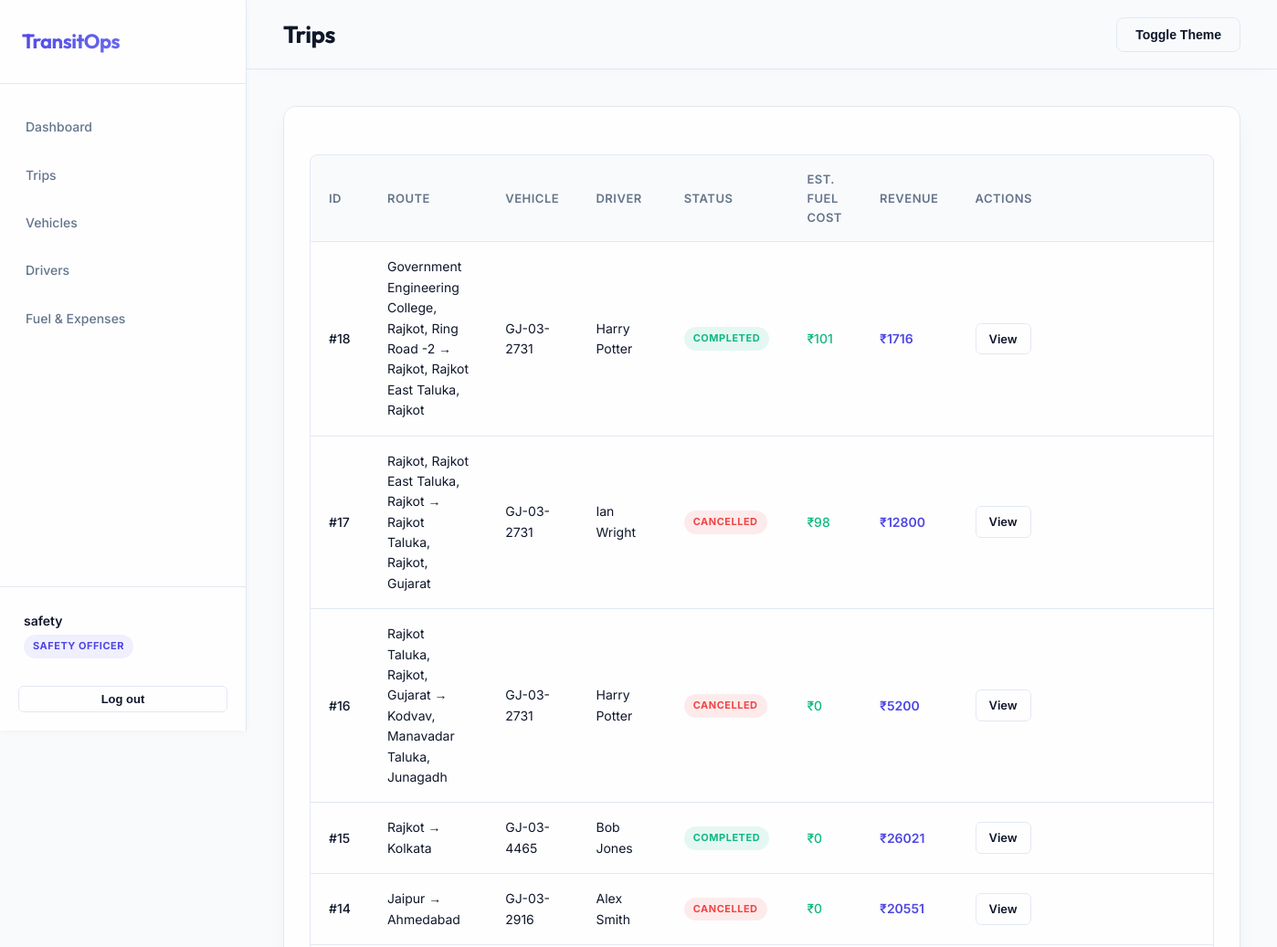
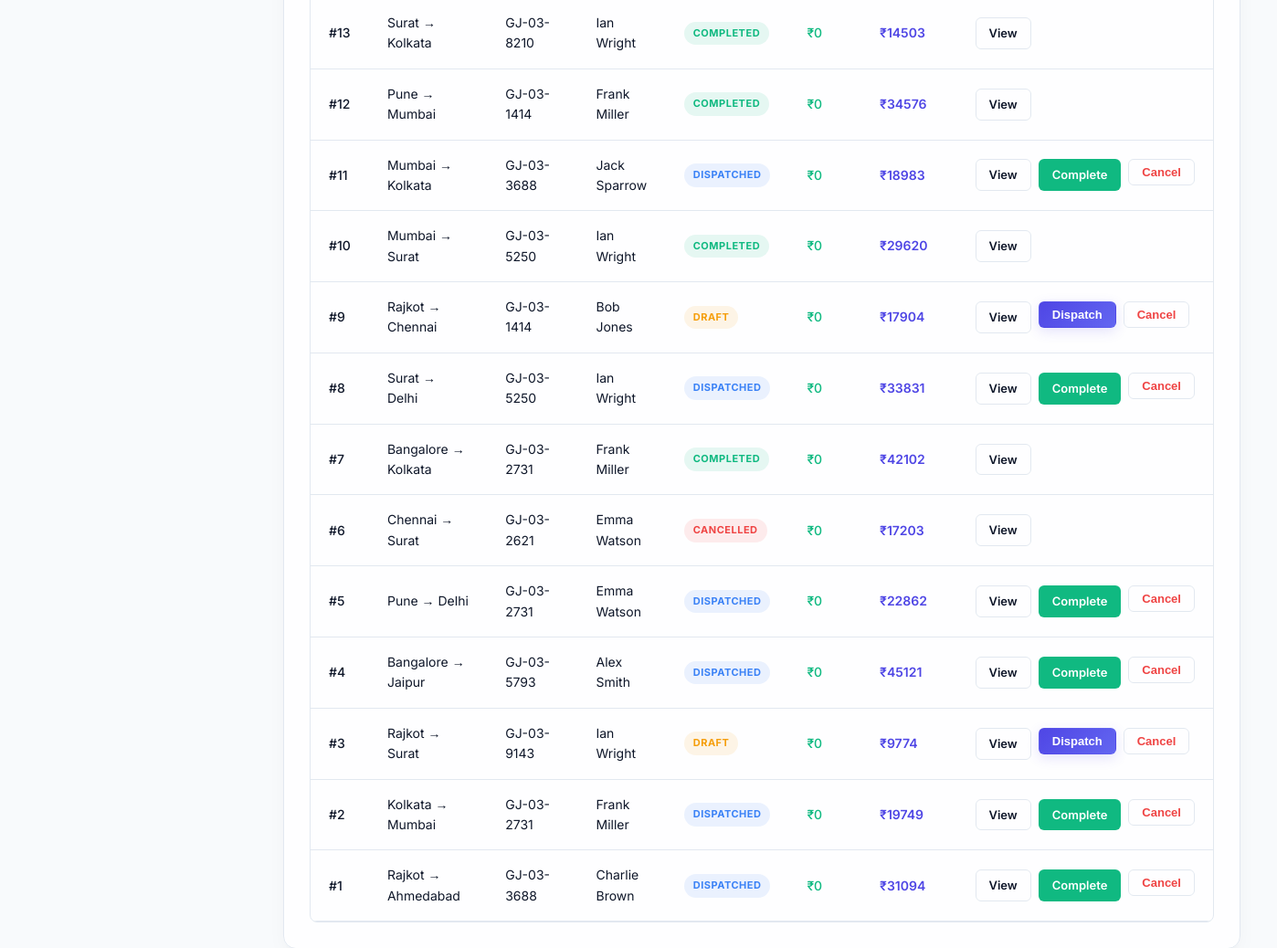
Screenshot of /trips/ (signed in) with the database file from the repository (2 pictures, top to bottom).
### accounts/models.py (models this page shows, shortened)
class Profile(models.Model):
    ROLE_CHOICES = (
        ('Fleet Manager', 'Fleet Manager'),
        ('Driver', 'Driver'),
        ('Safety Officer', 'Safety Officer'),
        ('Financial Analyst', 'Financial Analyst'),
        ('Admin', 'Admin'),
    )
    user = models.OneToOneField(User, on_delete=models.CASCADE)
    role = models.CharField(max_length=50, choices=ROLE_CHOICES, default='Driver')
    phone_number = models.CharField(max_length=20, blank=True)
    region = models.CharField(max_length=100, blank=True)

### trips/models.py (models this page shows, shortened)
class Trip(models.Model):
    STATUS_CHOICES = (
        ('Draft', 'Draft'),
        ('Dispatched', 'Dispatched'),
        ('Completed', 'Completed'),
        ('Cancelled', 'Cancelled'),
    )
    FUEL_TYPE_CHOICES = (
        ('Diesel', 'Diesel'),
        ('Petrol', 'Petrol'),
        ('CNG', 'CNG'),
    )
    source = models.CharField(max_length=200)
    destination = models.CharField(max_length=200)
    vehicle = models.ForeignKey(Vehicle, on_delete=models.CASCADE, related_name='trips')
    driver = models.ForeignKey(Driver, on_delete=models.CASCADE, related_name='trips')
    security_officer = models.ForeignKey(User, on_delete=models.SET_NULL, null=True, blank=True, related_name='supervised_trips')
    cargo_weight = models.DecimalField(max_digits=10, decimal_places=2, help_text="in kg")
    planned_distance = models.DecimalField(max_digits=10, decimal_places=2, help_text="in km")
    actual_distance = models.DecimalField(max_digits=10, decimal_places=2, null=True, blank=True)
    fuel_consumed = models.DecimalField(max_digits=10, decimal_places=2, null=True, blank=True)
    revenue = models.DecimalField(max_digits=12, decimal_places=2, default=0.00, help_text="Trip Revenue for ROI calculation")
    fuel_type = models.CharField(max_length=10, choices=FUEL_TYPE_CHOICES, default='Diesel', help_text="Type of fuel used")
    estimated_fuel_cost = models.DecimalField(max_digits=12, decimal_places=2, default=0.00, help_text="Auto-calculated estimated fuel cost (₹)")
    status = models.CharField(max_length=20, choices=STATUS_CHOICES, default='Draft')
    created_by = models.ForeignKey(User, on_delete=models.SET_NULL, null=True)
    dispatched_at = models.DateTimeField(null=True, blank=True)
    completed_at = models.DateTimeField(null=True, blank=True)
    cancelled_at = models.DateTimeField(null=True, blank=True)
    created_at = models.DateTimeField(auto_now_add=True)
    updated_at = models.DateTimeField(auto_now=True)
    class Meta:
        ordering = ['-created_at']

### vehicles/models.py (models this page shows, shortened)
class Vehicle(models.Model):
    STATUS_CHOICES = (
        ('Available', 'Available'),
        ('On Trip', 'On Trip'),
        ('In Shop', 'In Shop'),
        ('Retired', 'Retired'),
    )
    registration_number = models.CharField(max_length=50, unique=True, db_index=True)
    name_model = models.CharField(max_length=100)
    vehicle_type = models.CharField(max_length=50)
    max_load_capacity = models.DecimalField(max_digits=10, decimal_places=2, help_text="in kg")
    odometer = models.DecimalField(max_digits=10, decimal_places=2, default=0.0, help_text="in km")
    acquisition_cost = models.DecimalField(max_digits=12, decimal_places=2)
    status = models.CharField(max_length=20, choices=STATUS_CHOICES, default='Available')
    region = models.CharField(max_length=100, blank=True)
    created_at = models.DateTimeField(auto_now_add=True)
    updated_at = models.DateTimeField(auto_now=True)
    class Meta:
        ordering = ['-created_at']

### drivers/models.py (models this page shows, shortened)
class Driver(models.Model):
    STATUS_CHOICES = (
        ('Available', 'Available'),
        ('On Trip', 'On Trip'),
        ('Off Duty', 'Off Duty'),
        ('Suspended', 'Suspended'),
    )
    user = models.OneToOneField(User, on_delete=models.CASCADE, null=True, blank=True, related_name='driver_profile')
    name = models.CharField(max_length=100)
    license_number = models.CharField(max_length=50, unique=True)
    license_category = models.CharField(max_length=50)
    license_expiry_date = models.DateField()
    contact_number = models.CharField(max_length=20)
    safety_score = models.IntegerField(default=100, help_text="0-100")
    status = models.CharField(max_length=20, choices=STATUS_CHOICES, default='Available')
    created_at = models.DateTimeField(auto_now_add=True)
    updated_at = models.DateTimeField(auto_now=True)
    class Meta:
        ordering = ['-created_at']

### trips/views.py (the view)
# urls.py: path('', views.trip_list, name='trips_list'),
@role_required('Fleet Manager', 'Safety Officer', 'Driver', 'Admin')
def trip_list(request):
    trips = Trip.objects.all()
    if hasattr(request.user, 'profile') and request.user.profile.role == 'Driver':
        trips = trips.filter(driver__user=request.user)
    return render(request, 'trips/list.html', {'trips': trips})

### templates/trips/list.html (shortened to what this page needs)
{% extends 'base.html' %}
{% block page_title %}Trips{% endblock %}
{% block content %}
<div class="card">
    <div class="table-container">
        <table class="table">
            <thead>
                <tr>
                    <th>ID</th>
                    <th>Route</th>
                    <th>Vehicle</th>
                    <th>Driver</th>
                    <th>Status</th>
                    <th>Est. Fuel Cost</th>
                    <th>Revenue</th>
                    <th>Actions</th>
                </tr>
            </thead>
            <tbody>
                {% for trip in trips %}
                <tr>
                    <td style="font-weight: 500;">#{{ trip.id }}</td>
                    <td>{{ trip.source }} &rarr; {{ trip.destination }}</td>
                    <td>{{ trip.vehicle.registration_number }}</td>
                    <td>{{ trip.driver.name }}</td>
                    <td>
                        <span class="badge
                            {% if trip.status == 'Completed' %}badge-success
                            {% elif trip.status == 'Dispatched' %}badge-info
                            {% elif trip.status == 'Draft' %}badge-warning
                            {% else %}badge-danger{% endif %}">
                            {{ trip.status }}
                        </span>
                    </td>
                    <td><span style="color: #10B981; font-weight: 500;">₹{{ trip.estimated_fuel_cost|floatformat:0 }}</span></td>
                    <td><span style="color: #4F46E5; font-weight: 600;">₹{{ trip.revenue|floatformat:0 }}</span></td>
                    <td>
                        <div style="display: flex; gap: 8px;">
                            <a href="{% url 'trip_detail' trip.id %}" class="btn btn-ghost btn-sm">View</a>
                            {% if trip.status == 'Draft' %}
                                <form method="post" action="{% url 'trip_dispatch' trip.id %}">
                                    <button type="submit" class="btn btn-primary btn-sm">Dispatch</button>
                                </form>
                            {% elif trip.status == 'Dispatched' %}
                                <a href="{% url 'trip_complete' trip.id %}" class="btn btn-success btn-sm" style="background-color: var(--success); color: white;">Complete</a>
                            {% endif %}
                            {% if trip.status in 'Draft,Dispatched' %}
                                <form method="post" action="{% url 'trip_cancel' trip.id %}" onsubmit="return confirm('Are you sure you want to cancel this trip?');">
                                    <button type="submit" class="btn btn-ghost btn-sm" style="color: var(--danger);">Cancel</button>
                                </form>
                            {% endif %}
                        </div>
                    </td>
                </tr>
                {% empty %}
                <tr>
                    <td colspan="8" style="text-align: center; color: var(--text-muted); padding: 24px;">No trips found.</td>
                </tr>
                {% endfor %}
            </tbody>
        </table>
    </div>
</div>
{% endblock %}

### templates/base.html (shortened to what this page needs)
<!DOCTYPE html>
<html lang="en" data-theme="light">
<head>
    {% load static %}
    <link rel="stylesheet" href="{% static 'css/base.css' %}">
</head>
<body>
    <div class="layout">
        {% if user.is_authenticated %}
        <aside class="sidebar">
            <div class="sidebar-header">
                <h2>TransitOps</h2>
            </div>
            <nav class="sidebar-nav">
                <a href="{% url 'dashboard' %}" class="nav-item">Dashboard</a>
                {% if user.profile.role in 'Fleet Manager,Admin,Driver,Safety Officer' %}
                <a href="{% url 'trips_list' %}" class="nav-item">Trips</a>
                {% endif %}
                {% if user.profile.role in 'Fleet Manager,Admin,Safety Officer' %}
                <a href="{% url 'vehicles_list' %}" class="nav-item">Vehicles</a>
                <a href="{% url 'drivers_list' %}" class="nav-item">Drivers</a>
                {% endif %}
                {% if user.profile.role in 'Fleet Manager,Admin,Financial Analyst,Safety Officer' %}
                <a href="{% url 'finance_list' %}" class="nav-item">Fuel & Expenses</a>
                {% endif %}
            </nav>
            <div class="sidebar-footer">
                <div class="user-info">
                    <div class="user-name">{{ user.get_full_name|default:user.username }}</div>
                    <div class="user-role badge badge-primary">{{ user.profile.role }}</div>
                </div>
                <form action="{% url 'logout' %}" method="post">
                    <button type="submit" class="btn btn-ghost btn-sm w-full mt-2">Log out</button>
                </form>
            </div>
        </aside>
        {% endif %}
        <main class="main-content">
            {% if user.is_authenticated %}
            <header class="topbar">
                <div class="page-title">
                    <h1>{% block page_title %}Overview{% endblock %}</h1>
                </div>
                <div class="topbar-actions">
                    <button id="theme-toggle" class="btn btn-ghost">Toggle Theme</button>
                </div>
            </header>
            {% endif %}
            <div class="content-container">
                {% block content %}{% endblock %}
            </div>
        </main>
    </div>
</body>
</html>

### rows the page displays
Trip: id "18", source "Government Engineering College, Rajkot, Ring Road -2", destination "Rajkot, Rajkot East Taluka, Rajkot", vehicle.registration_number "GJ-03-2731", driver.name "Harry Potter", status "COMPLETED", estimated_fuel_cost "101", revenue "1716"
Trip: id "17", source "Rajkot, Rajkot East Taluka, Rajkot", destination "Rajkot Taluka, Rajkot, Gujarat", vehicle.registration_number "GJ-03-2731", driver.name "Ian Wright", status "CANCELLED", estimated_fuel_cost "98", revenue "12800"
Trip: id "16", source "Rajkot Taluka, Rajkot, Gujarat", destination "Kodvav, Manavadar Taluka, Junagadh", vehicle.registration_number "GJ-03-2731", driver.name "Harry Potter", status "CANCELLED", estimated_fuel_cost "0", revenue "5200"
Trip: id "15", source "Rajkot", destination "Kolkata", vehicle.registration_number "GJ-03-4465", driver.name "Bob Jones", status "COMPLETED", estimated_fuel_cost "0", revenue "26021"
Trip: id "14", source "Jaipur", destination "Ahmedabad", vehicle.registration_number "GJ-03-2916", driver.name "Alex Smith", status "CANCELLED", estimated_fuel_cost "0", revenue "20551"
Trip: id "13", source "Surat", destination "Kolkata", vehicle.registration_number "GJ-03-8210", driver.name "Ian Wright", status "COMPLETED", estimated_fuel_cost "0", revenue "14503"
Trip: id "12", source "Pune", destination "Mumbai", vehicle.registration_number "GJ-03-1414", driver.name "Frank Miller", status "COMPLETED", estimated_fuel_cost "0", revenue "34576"
Trip: id "11", source "Mumbai", destination "Kolkata", vehicle.registration_number "GJ-03-3688", driver.name "Jack Sparrow", status "DISPATCHED", estimated_fuel_cost "0", revenue "18983", shows "Complete", shows "Cancel"
Trip: id "10", source "Mumbai", destination "Surat", vehicle.registration_number "GJ-03-5250", driver.name "Ian Wright", status "COMPLETED", estimated_fuel_cost "0", revenue "29620"
Trip: id "9", source "Rajkot", destination "Chennai", vehicle.registration_number "GJ-03-1414", driver.name "Bob Jones", status "DRAFT", estimated_fuel_cost "0", revenue "17904", shows "Dispatch", shows "Cancel"
Trip: id "8", source "Surat", destination "Delhi", vehicle.registration_number "GJ-03-5250", driver.name "Ian Wright", status "DISPATCHED", estimated_fuel_cost "0", revenue "33831", shows "Complete", shows "Cancel"
Trip: id "7", source "Bangalore", destination "Kolkata", vehicle.registration_number "GJ-03-2731", driver.name "Frank Miller", status "COMPLETED", estimated_fuel_cost "0", revenue "42102"
Trip: id "6", source "Chennai", destination "Surat", vehicle.registration_number "GJ-03-2621", driver.name "Emma Watson", status "CANCELLED", estimated_fuel_cost "0", revenue "17203"
Trip: id "5", source "Pune", destination "Delhi", vehicle.registration_number "GJ-03-2731", driver.name "Emma Watson", status "DISPATCHED", estimated_fuel_cost "0", revenue "22862", shows "Complete", shows "Cancel"
Trip: id "4", source "Bangalore", destination "Jaipur", vehicle.registration_number "GJ-03-5793", driver.name "Alex Smith", status "DISPATCHED", estimated_fuel_cost "0", revenue "45121", shows "Complete", shows "Cancel"
Trip: id "3", source "Rajkot", destination "Surat", vehicle.registration_number "GJ-03-9143", driver.name "Ian Wright", status "DRAFT", estimated_fuel_cost "0", revenue "9774", shows "Dispatch", shows "Cancel"
Trip: id "2", source "Kolkata", destination "Mumbai", vehicle.registration_number "GJ-03-2731", driver.name "Frank Miller", status "DISPATCHED", estimated_fuel_cost "0", revenue "19749", shows "Complete", shows "Cancel"
Trip: id "1", source "Rajkot", destination "Ahmedabad", vehicle.registration_number "GJ-03-3688", driver.name "Charlie Brown", status "DISPATCHED", estimated_fuel_cost "0", revenue "31094", shows "Complete", shows "Cancel"

### other values shown
{{ user.get_full_name|default:user.username }} "safety"
{{ user.profile.role }} "SAFETY OFFICER"
